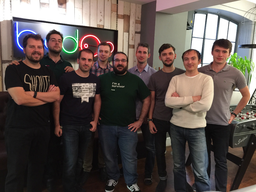
#> input picture badoo/2015/9. Hot or Not/HoN.png, 256 x 192 px, shrunk from 1080 x 810 before the run
$ python solve.py
#> lines starting #> are read from the running program, lines starting #| are printed output that depends on the picture
import Image

png = Image.open('HoN.png')
#> png is the input picture: PIL image 256x192 RGB; mean R, G, B 91.4, 81.3, 76.8
out = png.copy()
dims = png.size
#> dims = (256, 192)

def m(val):
    return ( val & 1) * 255

for y in xrange(dims[1]):
    for x in xrange(dims[0]):
        p = png.getpixel( (x,y) )
        out.putpixel((x,y) , (m(p[0]),m(p[1]),m(p[2])))
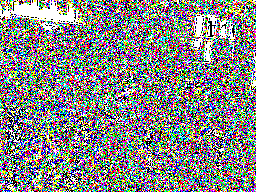
#> out: PIL image 256x192 RGB; mean R, G, B 133.5, 134, 132.4
out.save('out.png')

# [29 lines of commented-out code are left out]
